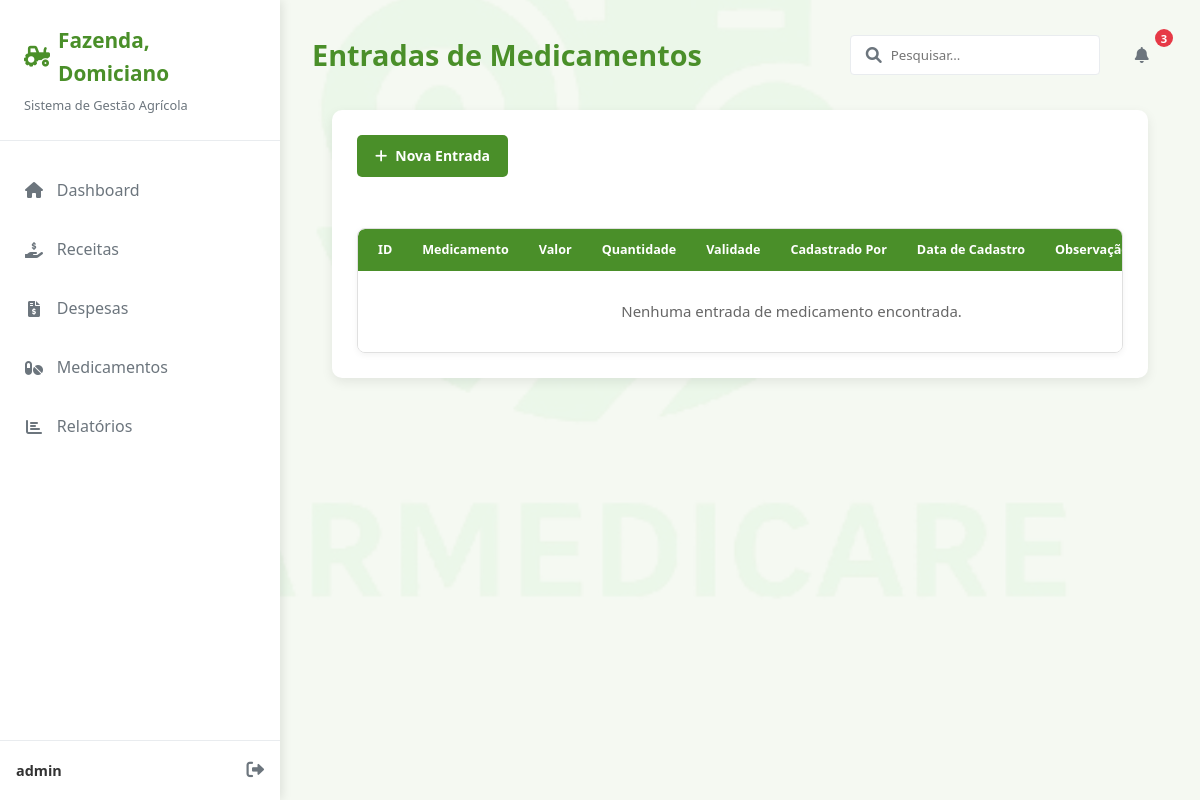
The page /pagina_medicamento/estoque/ (signed in) on the database as committed earlier.
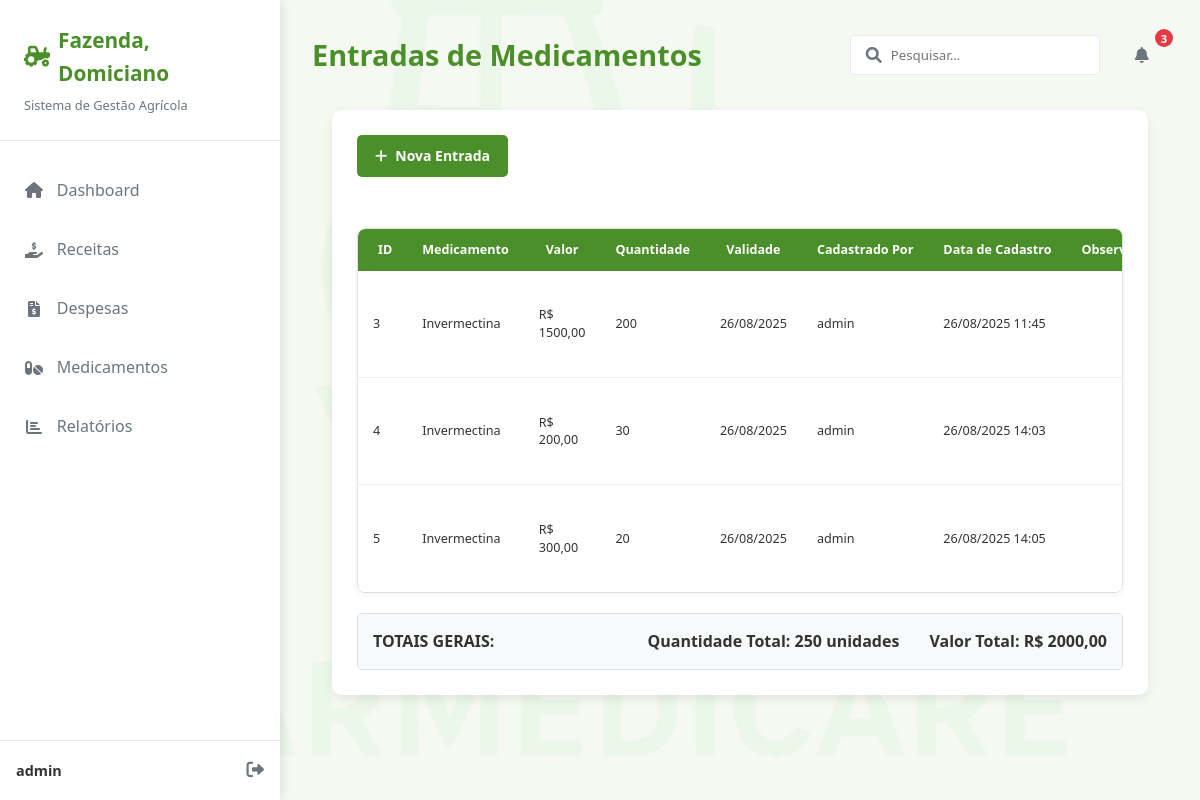
The same page on the database as committed later.
### medicamento/models.py (models this page shows, shortened)
class EntradaMedicamento(models.Model):
    medicamento = models.ForeignKey(
        Medicamento, on_delete=models.CASCADE, verbose_name="Medicamento"
    )
    valor_medicamento = models.DecimalField(
        max_digits=10, decimal_places=2, verbose_name="Valor Total"
    )
    quantidade = models.PositiveIntegerField(verbose_name="Quantidade Adicionada")
    validade = models.DateField(verbose_name="Data de Validade")
    cadastrada_por = models.ForeignKey(
        User, on_delete=models.PROTECT, verbose_name="Cadastrado Por"
    )
    data_cadastro = models.DateTimeField(
        auto_now_add=True, verbose_name="Data de Cadastro"
    )
    observacao = models.TextField(blank=True, null=True, verbose_name="Observação")
    class Meta:
        verbose_name = "Entrada de Medicamento"
        verbose_name_plural = "Entradas de Medicamentos"
        ordering = ["validade"]

class Medicamento(models.Model):
    nome = models.CharField(max_length=100, verbose_name="Nome do Medicamento")
    fazenda = models.ForeignKey(
        Fazenda, on_delete=models.CASCADE, verbose_name="Fazenda"
    )
    class Meta:
        verbose_name = "Medicamento"
        verbose_name_plural = "Medicamentos"
        ordering = ["nome"]

### medicamento/views.py (the view)
# urls.py: path('estoque/', EntradaMedicamentoListView.as_view(), name='medicamento_estoque'),
class EntradaMedicamentoListView(ListView):
    model = EntradaMedicamento
    template_name = "medicamento_estoque.html"
    extra_context = {
        "title": "Lista de Entradas de Medicamentos",
        "titulo": "Entradas de Medicamentos",
        "registros": "Nenhuma entrada de medicamento encontrada.",
        "subtitulo": "Visualize todas as entradas de medicamentos registradas.",
        "btn_cadastrar":  "Nova Entrada"
    }
    def get_context_data(self, **kwargs):
        context = super().get_context_data(**kwargs)
        total_quantidade = 0
        total_valor = 0
        for entrada in context['object_list']:
            total_quantidade += entrada.quantidade
            total_valor += entrada.valor_medicamento
        context['total_quantidade'] = total_quantidade
        context['total_valor'] = total_valor
        return context

### medicamento/templates/medicamento_estoque.html (shortened to what this page needs)
{% extends 'modelo.html' %}
{% load static %}
{% block conteudo %}
<main class="main-content">
  <header class="content-header">
    <h1>{{titulo}}</h1>
    <div class="header-actions">
      <div class="search-box">
        <input type="text" placeholder="Pesquisar..." />
        <i class="fas fa-search"></i>
      </div>
      <button class="btn btn-notification">
        <i class="fas fa-bell"></i>
        <span class="badge">3</span>
      </button>
    </div>
  </header>
  {% endblock %}
  {% block graficos %}
  <div class="modelo-lista-container">
    <div class="lista-header">
      <div class="search-and-actions">
        <a href="{% url 'entrada_medicamento_create' %}" class="btn btn-primary">
          <i class="fas fa-plus"> </i> {{btn_cadastrar}}
        </a>
      </div>
    </div>
    <br />
    <div class="table-container">
      <table class="modelo-table">
        <thead>
          <tr>
            <th>ID</th>
            <th>Medicamento</th>
            <th>Valor</th>
            <th>Quantidade</th>
            <th>Validade</th>
            <th>Cadastrado Por</th>
            <th>Data de Cadastro</th>
            <th>Observação</th>
          </tr>
        </thead>
        <tbody>
          {% for medicamento_entrada in object_list %}
          <tr>
            <td>{{ medicamento_entrada.pk }}</td>
            <td>{{ medicamento_entrada.medicamento.nome }}</td>
            <td>R$ {{ medicamento_entrada.valor_medicamento }}</td>
            <td>{{ medicamento_entrada.quantidade }}</td>
            <td>{{ medicamento_entrada.validade|date:"d/m/Y" }}</td>
            <td>{{ medicamento_entrada.cadastrada_por }}</td>
            <td>{{ medicamento_entrada.data_cadastro|date:"d/m/Y H:i" }}</td>
            <td>{{ medicamento_entrada.observacao }}</td>
          </tr>
          {% empty %}
          <tr>
            <td colspan="9">{{registros}}</td>
          </tr>
          {% endfor %}
        </tbody>
      </table>
    </div>
    {% if object_list %}
    <div class="totais-container" style="margin-top: 20px; padding: 15px; background-color: #f8f9fa; border-radius: 5px; border: 1px solid #dee2e6;">
      <div style="display: flex; justify-content: space-between; align-items: center;">
        <div style="font-weight: bold; font-size: 16px;">
          TOTAIS GERAIS:
        </div>
        <div style="display: flex; gap: 30px;">
          <div>
            <strong>Quantidade Total:</strong> {{ total_quantidade }} unidades
          </div>
          <div>
            <strong>Valor Total:</strong> R$ {{ total_valor|floatformat:2 }}
          </div>
        </div>
      </div>
    </div>
    {% endif %}
  </div>
  {% endblock %}

Rows that differ between the two databases and show on the page:
added EntradaMedicamento: pk "3", medicamento.nome "Invermectina", valor_medicamento "1500,00", quantidade "200", validade "26/08/2025", cadastrada_por "admin", data_cadastro "26/08/2025 11:45"
added EntradaMedicamento: pk "4", medicamento.nome "Invermectina", valor_medicamento "200,00", quantidade "30", validade "26/08/2025", cadastrada_por "admin", data_cadastro "26/08/2025 14:03"
added EntradaMedicamento: pk "5", medicamento.nome "Invermectina", valor_medicamento "300,00", quantidade "20", validade "26/08/2025", cadastrada_por "admin", data_cadastro "26/08/2025 14:05"
Other text that changed with them:
{{ total_quantidade }}: (not shown) → "250"
{{ total_valor|floatformat:2 }}: (not shown) → "2000,00"
{{ registros }}: "Nenhuma entrada de medicamento encontrada." → (not shown)
text now shown: "TOTAIS GERAIS: Quantidade Total: unidades Valor Total: R$"
